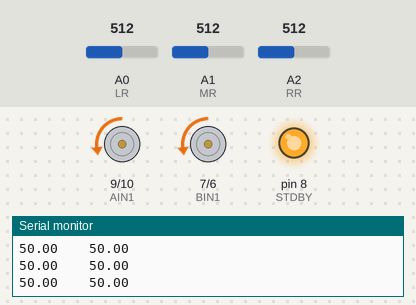
Recording of a sketch running on a simulated Arduino Uno, built with avr-gcc and run on an emulated ATmega328P. On the bench: motor-driver pin pairs drawn as motors (green arrow = first pin HIGH = forward, orange = second pin HIGH = backward, longer = more drive, scaled by the enable pin), output pins drawn as LEDs (lit = HIGH), the last lines printed to the serial monitor. The inputs (shaded band) are chosen by the test bench; at power-on: A0 (LR) = 512, A2 (RR) = 512, A1 (MR) = 512.

Above: at 1.2 s.
1.3 s: A0 (LR) set to 716
At 1.49 s:
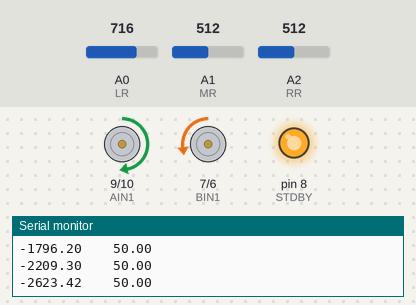
4.3 s: A2 (RR) set to 516
At 5.14 s:
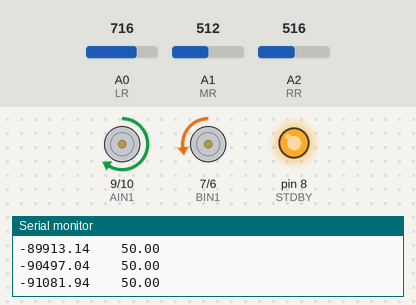
7.3 s: A2 (RR) set to 763
At 7.61 s:
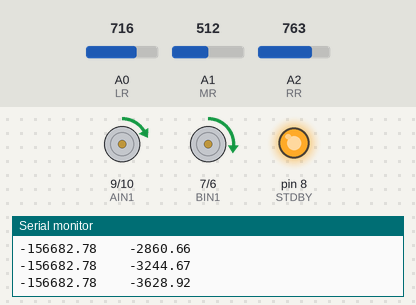
10.3 s: A2 (RR) set to 775
13.3 s: A0 (LR) set to 742
16.3 s: A0 (LR) set to 764
At 17.0 s:
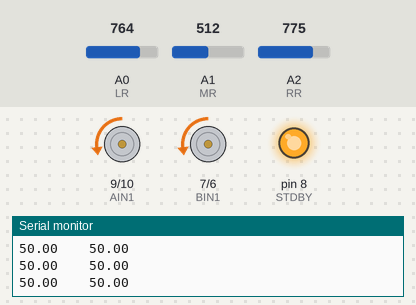
Timing chart, 0 to 18.8 s (numbered marks = the images above; inputs shaded):
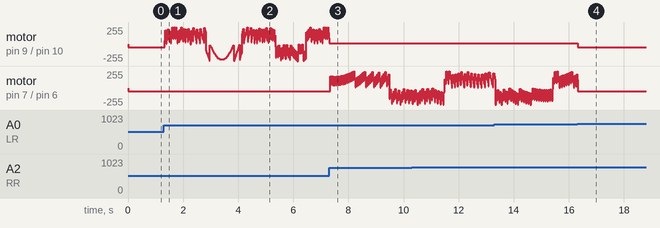

Measured:
- the behaviour switches between 515 and 516 on A2 (RR) (found by bisection; images 1 and 2)
- the behaviour switches between 754 and 755 on A0 (LR) (found by bisection; images 3 and 4)
- after the input at 7.3 s, motor on pin 9 (AIN1) / pin 10 (AIN2): goes on until 7.3 s, then stays forward 10/255
- after the input at 16.3 s, motor on pin 9 (AIN1) / pin 10 (AIN2): forward 10/255 → backward 50/255 at once

The sketch:

2.678_LineFollower.ino
```cpp
// Pololu #713 motor driver pin assignments
const int PWMA=11; // Pololu drive A
const int AIN2=10;
const int AIN1 =9;
const int STDBY=8;
const int BIN1 =7; // Pololu drive B
const int BIN2 =6;
const int PWMB =5;

const int LR = A0;
const int MR = A1;
const int RR = A2;

float left;
float middle;
float right;

float Kp = 2;
float Ki = .5;
float I_error = 0;
float Kd = .01;
float Der = 0;;
float previous_error = 0;

float speedL = 50;
float speedR = 50;

int tol = 20;

int speed_min = 10;
int max_speed = 50;

void setup(){
  pinMode(PWMA , OUTPUT);
  pinMode(AIN1 , OUTPUT);
  pinMode(AIN2 , OUTPUT);
  pinMode(BIN1 , OUTPUT);
  pinMode(BIN2 , OUTPUT);
  pinMode(PWMB , OUTPUT);
  pinMode(STDBY , OUTPUT);
  digitalWrite(STDBY , HIGH);

  pinMode(LR, INPUT);
  pinMode(MR, INPUT);
  pinMode(RR, INPUT);

  Serial.begin(9600);
}

void loop(){
  steer();
  drive(speedL, speedR);
}

float compute_PID(float error){
  I_error = I_error + .01*error;
  Der = (error - previous_error)/.01;
  previous_error = error;
  return Kp*error + Ki*I_error + Kd*Der;
}


void motorWrite(int spd, int pin_IN1 , int pin_IN2 , int pin_PWM){
  if (spd < 0){
    digitalWrite(pin_IN1 , HIGH); // go one way
    digitalWrite(pin_IN2 , LOW);
  }
  else{
    digitalWrite(pin_IN1 , LOW); // go the other way
    digitalWrite(pin_IN2 , HIGH);
  }

  analogWrite(pin_PWM , abs(spd));
}

void drive(int speedL, int speedR){
  //Takes both speed inputs and passes them to the motorWrite function with correct parameters assuming drive A is hooked to the left motor.
  motorWrite(speedL, AIN1, AIN2, PWMA);
  motorWrite(speedR, BIN1, BIN2, PWMB);

}

float read_data(){
  left = analogRead(LR);
  middle = analogRead(MR);
  right = analogRead(RR);
  // Serial.print(left);
  // Serial.print(", ");
  // Serial.print(middle);
  // Serial.print(", ");
  // Serial.println(right);

 }


void steer(){
  read_data();
  float error = abs(left-right);
  float change = compute_PID(error);

  if (abs(left-right) > tol){
    if (left < right){
      speedR = speedR - change;}
    if (left > right){
      speedL = speedL - change;}
  }
  else{
    speedL = max_speed;
    speedR = max_speed;}

  Serial.print(speedL);
  Serial.print("    ");
  Serial.println(speedR);
}
```
